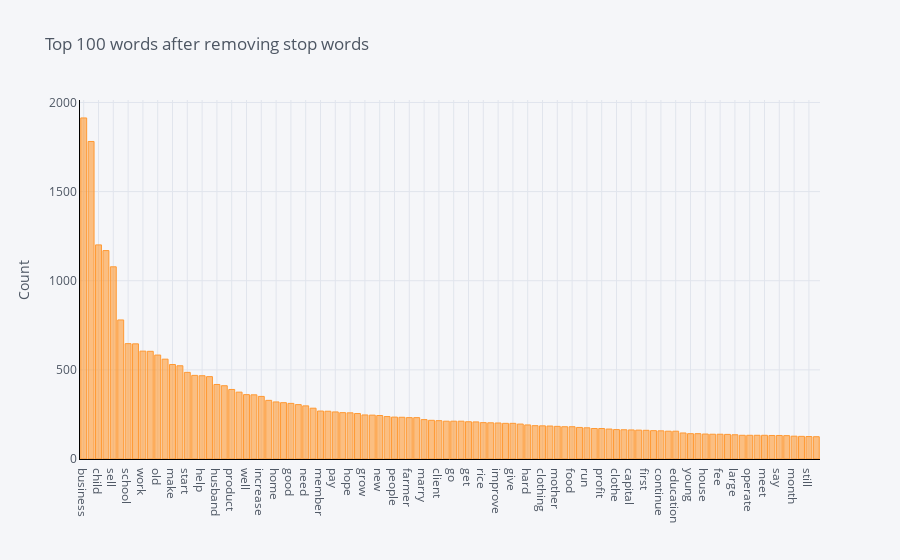

The code cell stored with this chart in its notebook:
### Markdown cell above
plot_model() function can be used to analyze the overall corpus or only specific topics extracted through topic model. Hence the function plot_model() can also work without passing any trained model object. 

## Frequency Distribution of Entire Corpus

### Code cell
plot_model()

### Figure 1 — Plotly figure (JSON) as saved in the notebook; plotly's stock layout.template omitted (floating-point values rounded to 4 significant figures)
{"data": [{"marker": {"color": "rgba(255, 153, 51, 0.6)", "line": {"color": "rgba(255, 153, 51, 1.0)", "width": 1}}, "name": "count", "orientation": "v", "text": "", "type": "bar", "x": ["business", "loan", "child", "year", "sell", "buy", "school", "also", "work", "use", "old", "family", "make", "able", "start", "small", "help", "group", "husband", "live", "product", "purchase", "well", "income", "increase", "woman", "home", "customer", "good", "community", "need", "order", "member", "request", "pay", "expand", "hope", "stock", "grow", "want", "new", "time", "people", "provide", "farmer", "store", "marry", "many", "client", "money", "go", "area", "get", "entrepreneur", "rice", "support", "improve", "market", "give", "life", "hard", "sale", "clothing", "repay", "mother", "ago", "food", "shop", "run", "take", "profit", "plan", "clothe", "invest", "capital", "service", "first", "high", "continue", "farm", "education", "local", "young", "item", "house", "demand", "fee", "married", "large", "wife", "operate", "enable", "meet", "receive", "say", "day", "month", "age", "still", "offer"], "y": [1913, 1781, 1201, 1169, 1078, 780, 647, 646, 605, 604, 583, 560, 530, 523, 486, 469, 467, 462, 418, 411, 390, 375, 361, 360, 351, 329, 320, 316, 312, 305, 298, 285, 269, 268, 264, 260, 259, 255, 247, 246, 244, 238, 235, 234, 232, 232, 221, 217, 215, 212, 212, 212, 209, 208, 204, 203, 202, 200, 200, 196, 191, 187, 186, 185, 183, 181, 181, 177, 175, 171, 171, 168, 165, 164, 163, 162, 161, 159, 158, 156, 156, 146, 142, 142, 140, 139, 139, 138, 136, 133, 133, 133, 133, 132, 132, 131, 128, 127, 126, 125]}], "layout": {"legend": {"bgcolor": "#F5F6F9", "font": {"color": "#4D5663"}}, "paper_bgcolor": "#F5F6F9", "plot_bgcolor": "#F5F6F9", "title": {"font": {"color": "#4D5663"}, "text": "Top 100 words after removing stop words"}, "xaxis": {"gridcolor": "#E1E5ED", "linecolor": "black", "showgrid": true, "tickfont": {"color": "#4D5663"}, "title": {"font": {"color": "#4D5663"}, "text": ""}, "zerolinecolor": "#E1E5ED"}, "yaxis": {"gridcolor": "#E1E5ED", "linecolor": "black", "showgrid": true, "tickfont": {"color": "#4D5663"}, "title": {"font": {"color": "#4D5663"}, "text": "Count"}, "zerolinecolor": "#E1E5ED"}}}
